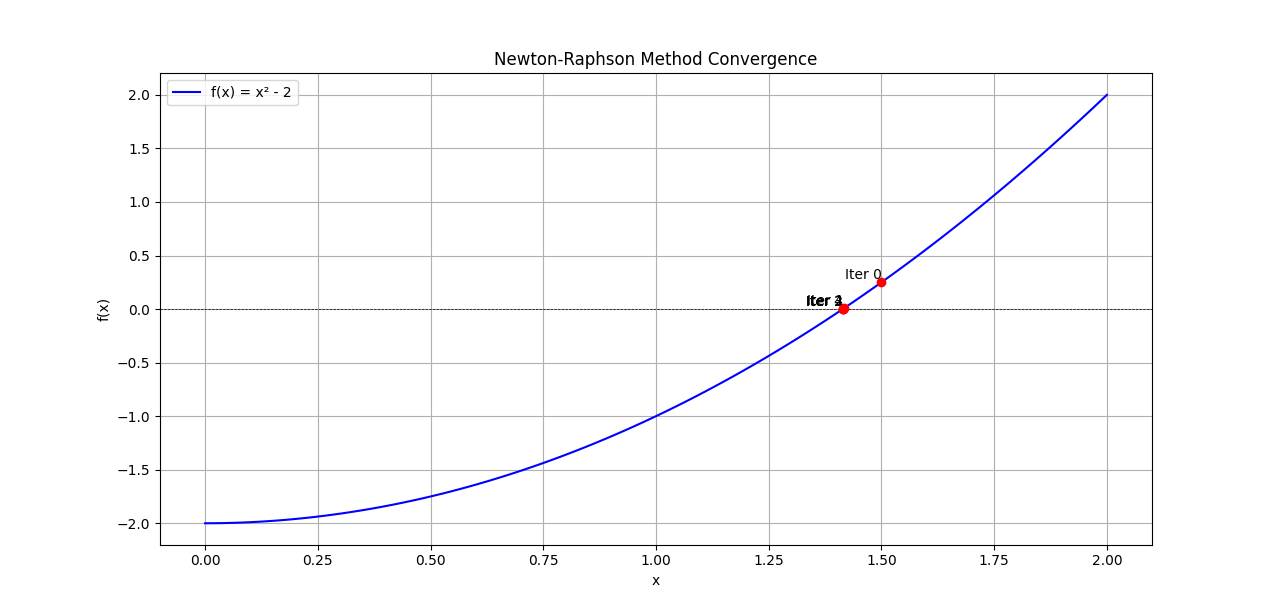

Recreate this plot in Python.
import numpy as np
import matplotlib.pyplot as plt

# Define the function and its derivative
def f(x):
    return x**2 - 2
def df(x):
    return 2*x
# Newton-Raphson method implementation
def newton_raphson(x0, tol=1e-6, max_iter=100):
    x = x0
    iterations = [x]  # Store iterations for plotting
    for i in range(max_iter):
        x_new = x - f(x) / df(x)  # Newton-Raphson formula
        iterations.append(x_new)
        if abs(x_new - x) < tol:  # Check convergence
            return x_new, iterations
        x = x_new
    raise ValueError("Method did not converge within max iterations")

# Test data
initial_guess = 1.5
print(f"Starting with initial guess: {initial_guess}")
# Run Newton-Raphson
root, iterations = newton_raphson(initial_guess)
# Output result
print(f"Approximate root: {root}")
print(f"Number of iterations: {len(iterations) - 1}")
# Generate data for plotting
x_values = np.linspace(0, 2, 100)
y_values = f(x_values)
# Create the plot
plt.figure(figsize=(10, 6))
plt.plot(x_values, y_values, label='f(x) = x² - 2', color='blue')
plt.axhline(0, color='black', linewidth=0.5, linestyle='--')
# Plot iteration points
for i, x_iter in enumerate(iterations):
    plt.scatter(x_iter, f(x_iter), color='red', zorder=5)
    plt.text(x_iter, f(x_iter), f'Iter {i}', ha='right', va='bottom')

plt.title('Newton-Raphson Method Convergence')
plt.xlabel('x')
plt.ylabel('f(x)')
plt.legend()
plt.grid(True)
plt.show()

# This code implements the Newton-Raphson method to find the root of the function f(x) = x² - 2.
# It also plots the function and the iterations of the method to visualize convergence.
# This code implements the Newton-Raphson method to find the root of the function f(x) = x² - 2.
# It also plots the function and the iterations of the method to visualize convergence.
# The function f(x) = x² - 2 has a root at x = sqrt(2), which is approximately 1.414.
# The function f(x) = x² - 2 has a root at x = sqrt(2), which is approximately 1.414.
# The Newton-Raphson method is an iterative method that uses the derivative of the function to find the root.

# Application of the Newton-Raphson method is common in numerical analysis and optimization problems.
